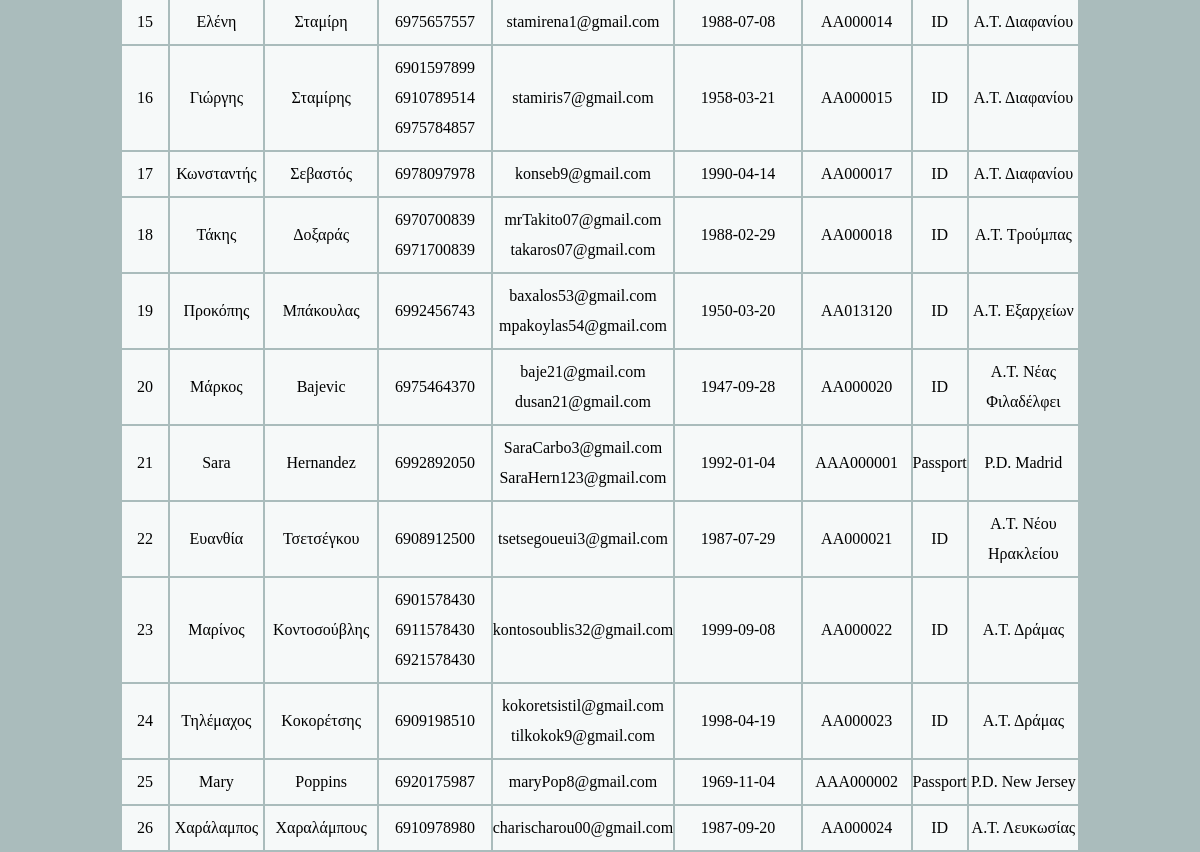
The app's page /php/customers.php (middle part), older data.
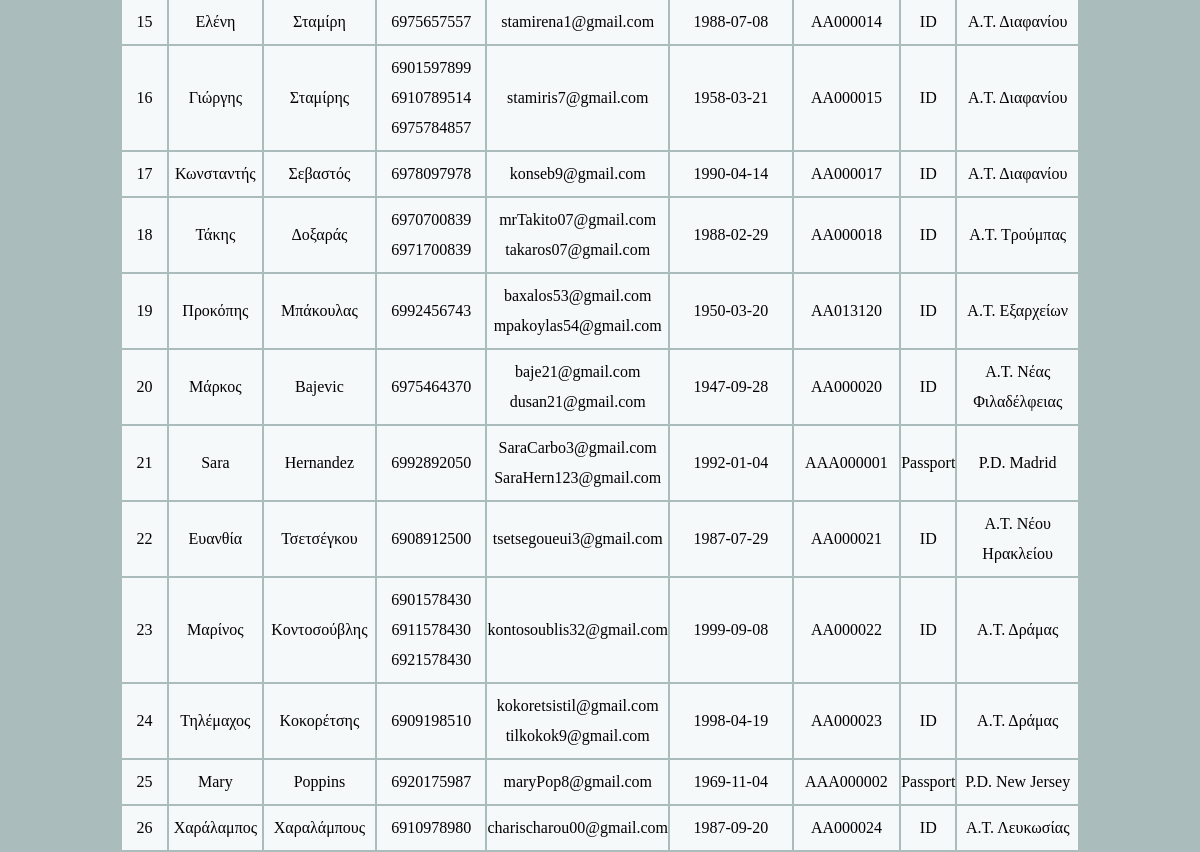
The same page, newer data.
### tables this page shows
create table customer (
  nfc_id int,
  first_name varchar(30) not null,
  last_name varchar(30) not null,
  date_of_birth date not null,
  document_number varchar(20) not null,
  document_type enum("Passport", "ID") not null,
  document_authority varchar(60) not null,

  primary key (nfc_id),
  constraint document check (
                        (document_type = "ID" and (document_number like "________"))
                        or (document_type = "Passport" and document_number like "_________")
                      )
);

create table customer_phone (
  customer_id int,
  phone_number varchar(10) not null,

  primary key (phone_number),

  foreign key (customer_id) references customer(nfc_id)
    on delete cascade
    on update cascade,

  constraint phone_number check (phone_number like "__________")
);

create table customer_email (
  customer_id int,
  email varchar(30) not null,

  primary key (email),

  foreign key (customer_id) references customer(nfc_id)
    on delete cascade
    on update cascade,

  constraint email check (email like "%_@__%.__%")
);

### php/customers.php (the view, shortened to what this page needs)
<?php
include('header.php');
?>
<!DOCTYPE html>
<html lang="en" dir="ltr">
<body>
  <table class="content-table">
    <?php
    $query = "
    SELECT nfc_id, first_name, last_name,
    date_of_birth, document_number, document_type, document_authority
    FROM customer ORDER BY nfc_id;";
    $result = mysqli_query($conn, $query);
    ?>
    <?php
    while($rows_data = mysqli_fetch_assoc($result))
    {
      ?>
      <tr>
        <td><?php echo $rows_data['nfc_id'] ?></td>
        <td><?php echo $rows_data['first_name'] ?></td>
        <td><?php echo $rows_data['last_name'] ?></td>
        <td>
          <?php
          $query_phone = "select phone_number from customer_phone where customer_id =".$rows_data['nfc_id'];
          $result_phone = mysqli_query($conn, $query_phone);
          ?>
            <?php
            while ($rows_phone = mysqli_fetch_assoc($result_phone)){
              ?>
              <?php echo $rows_phone['phone_number'];
              ?>
              <br>
              <?php
            }
            ?>
        </td>
        <td>
          <?php
          $query_email = "select email from customer_email where customer_id =".$rows_data['nfc_id'];
          $result_email = mysqli_query($conn, $query_email);
          ?>
            <?php
            while ($rows_email = mysqli_fetch_assoc($result_email)){
              ?>
              <?php echo $rows_email['email'];
              ?>
              <br>
              <?php
            }
            ?>
        </td>
        <td><?php echo $rows_data['date_of_birth'] ?></td>
        <td><?php echo $rows_data['document_number'] ?></td>
        <td><?php echo $rows_data['document_type'] ?></td>
        <td><?php echo $rows_data['document_authority'] ?></td>
      </tr>
      <?php
    }
    ?>
  </table>
</body>
</html>
<?php
include ("footer.php")
?>

### php/header.php (shortened to what this page needs)
<!DOCTYPE html>
<html lang="en" dir="ltr">
<head>
  <link rel="stylesheet" href="styles.css">
</head>
<body>
    <?php
    include('connect.php');
    ?>
  </body>
  </html>

### php/connect.php (shortened to what this page needs)
<!DOCTYPE html>
<html>

### php/footer.php (shortened to what this page needs)
<!DOCTYPE html>

### php/styles.css (style rules this page uses)
* { box-sizing: border-box; margin: 0; padding: 1; }
body { background-color: #AABCBC; min-height: 100vh; display:flex; flex-direction: column; }
.content-table { min-width: 80%; max-width: 80%; border-style: none; margin-left:auto; margin-right:auto; margin-top: 2%; margin-bottom: 3%; border-spacing: 2px; }

Row changes from the older to the newer data that the page shows:
changed customer "Μάρκος": document_authority "Α.Τ. Νέας Φιλαδέλφει" → "Α.Τ. Νέας Φιλαδέλφειας"
